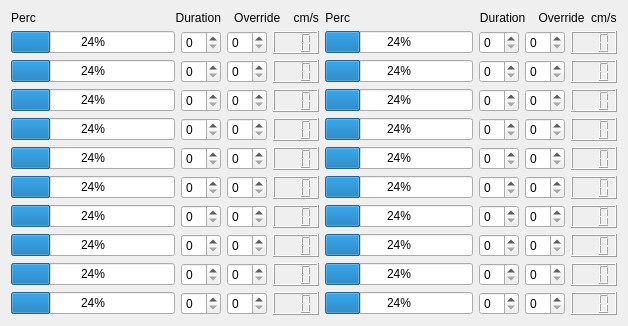
  <widget class="QWidget" name="layoutWidget">
   <property name="geometry">
    <rect>
     <x>10</x>
     <y>60</y>
     <width>583</width>
     <height>322</height>
    </rect>
   </property>
   <layout class="QGridLayout" name="gridLayout">
    <item row="11" column="4">
     <widget class="QProgressBar" name="progressBarPhase20">
      <property name="value">
       <number>24</number>
      </property>
     </widget>
    </item>
    <item row="6" column="4">
     <widget class="QProgressBar" name="progressBarPhase15">
      <property name="value">
       <number>24</number>
      </property>
     </widget>
    </item>
    <item row="8" column="2">
     <widget class="QSpinBox" name="spinBoxPercPhase07">
      <property name="sizePolicy">
       <sizepolicy hsizetype="MinimumExpanding" vsizetype="Fixed">
        <horstretch>0</horstretch>
        <verstretch>0</verstretch>
       </sizepolicy>
      </property>
      <property name="minimumSize">
       <size>
        <width>8</width>
        <height>8</height>
       </size>
      </property>
      <property name="maximumSize">
       <size>
        <width>40</width>
        <height>30</height>
       </size>
      </property>
      <property name="maximum">
       <number>100</number>
      </property>
     </widget>
    </item>
    <item row="10" column="5">
     <widget class="QSpinBox" name="spinBoxDurationPhase19">
      <property name="sizePolicy">
       <sizepolicy hsizetype="MinimumExpanding" vsizetype="Fixed">
        <horstretch>0</horstretch>
        <verstretch>0</verstretch>
       </sizepolicy>
      </property>
      <property name="minimumSize">
       <size>
        <width>8</width>
        <height>8</height>
       </size>
      </property>
      <property name="maximumSize">
       <size>
        <width>40</width>
        <height>30</height>
       </size>
      </property>
      <property name="maximum">
       <number>100</number>
      </property>
     </widget>
    </item>
    <item row="7" column="0">
     <widget class="QProgressBar" name="progressBarPhase06">
      <property name="value">
       <number>24</number>
      </property>
     </widget>
    </item>
    <item row="10" column="3">
     <widget class="QLCDNumber" name="lcdNumberMaxVelPhase09">
      <property name="digitCount">
       <number>3</number>
      </property>
     </widget>
    </item>
    <item row="5" column="7">
     <widget class="QLCDNumber" name="lcdNumberMaxVelPhase14">
      <property name="digitCount">
       <number>3</number>
      </property>
     </widget>
    </item>
    <item row="8" column="7">
     <widget class="QLCDNumber" name="lcdNumberMaxVelPhase17">
      <property name="digitCount">
       <number>3</number>
      </property>
     </widget>
    </item>
    <item row="9" column="6">
     <widget class="QSpinBox" name="spinBoxPercPhase18">
      <property name="sizePolicy">
       <sizepolicy hsizetype="MinimumExpanding" vsizetype="Fixed">
        <horstretch>0</horstretch>
        <verstretch>0</verstretch>
       </sizepolicy>
      </property>
      <property name="minimumSize">
       <size>
        <width>8</width>
        <height>8</height>
       </size>
      </property>
      <property name="maximumSize">
       <size>
        <width>40</width>
        <height>30</height>
       </size>
      </property>
      <property name="maximum">
       <number>100</number>
      </property>
     </widget>
    </item>
    <item row="7" column="6">
     <widget class="QSpinBox" name="spinBoxPercPhase16">
      <property name="sizePolicy">
       <sizepolicy hsizetype="MinimumExpanding" vsizetype="Fixed">
        <horstretch>0</horstretch>
        <verstretch>0</verstretch>
       </sizepolicy>
      </property>
      <property name="minimumSize">
       <size>
        <width>8</width>
        <height>8</height>
       </size>
      </property>
      <property name="maximumSize">
       <size>
        <width>40</width>
        <height>30</height>
       </size>
      </property>
      <property name="maximum">
       <number>100</number>
      </property>
     </widget>
    </item>
    <item row="11" column="1">
     <widget class="QSpinBox" name="spinBoxDurationPhase10">
      <property name="sizePolicy">
       <sizepolicy hsizetype="MinimumExpanding" vsizetype="Fixed">
        <horstretch>0</horstretch>
        <verstretch>0</verstretch>
       </sizepolicy>
      </property>
      <property name="minimumSize">
       <size>
        <width>8</width>
        <height>8</height>
       </size>
      </property>
      <property name="maximumSize">
       <size>
        <width>40</width>
        <height>30</height>
       </size>
      </property>
      <property name="maximum">
       <number>100</number>
      </property>
     </widget>
    </item>
    <item row="6" column="6">
     <widget class="QSpinBox" name="spinBoxPercPhase15">
      <property name="sizePolicy">
       <sizepolicy hsizetype="MinimumExpanding" vsizetype="Fixed">
        <horstretch>0</horstretch>
        <verstretch>0</verstretch>
       </sizepolicy>
      </property>
      <property name="minimumSize">
       <size>
        <width>8</width>
        <height>8</height>
       </size>
      </property>
      <property name="maximumSize">
       <size>
        <width>40</width>
        <height>30</height>
       </size>
      </property>
      <property name="maximum">
       <number>100</number>
      </property>
     </widget>
    </item>
    <item row="4" column="3">
     <widget class="QLCDNumber" name="lcdNumberMaxVelPhase03">
      <property name="digitCount">
       <number>3</number>
      </property>
     </widget>
    </item>
    <item row="3" column="3">
     <widget class="QLCDNumber" name="lcdNumberMaxVelPhase02">
      <property name="digitCount">
       <number>3</number>
      </property>
     </widget>
    </item>
    <item row="7" column="5">
     <widget class="QSpinBox" name="spinBoxDurationPhase16">
      <property name="sizePolicy">
       <sizepolicy hsizetype="MinimumExpanding" vsizetype="Fixed">
        <horstretch>0</horstretch>
        <verstretch>0</verstretch>
       </sizepolicy>
      </property>
      <property name="minimumSize">
       <size>
        <width>8</width>
        <height>8</height>
       </size>
      </property>
      <property name="maximumSize">
       <size>
        <width>40</width>
        <height>30</height>
       </size>
      </property>
      <property name="maximum">
       <number>100</number>
      </property>
     </widget>
    </item>
    <item row="9" column="5">
     <widget class="QSpinBox" name="spinBoxDurationPhase18">
      <property name="sizePolicy">
       <sizepolicy hsizetype="MinimumExpanding" vsizetype="Fixed">
        <horstretch>0</horstretch>
        <verstretch>0</verstretch>
       </sizepolicy>
      </property>
      <property name="minimumSize">
       <size>
        <width>8</width>
        <height>8</height>
       </size>
      </property>
      <property name="maximumSize">
       <size>
        <width>40</width>
        <height>30</height>
       </size>
      </property>
      <property name="maximum">
       <number>100</number>
      </property>
     </widget>
    </item>
    <item row="4" column="0">
     <widget class="QProgressBar" name="progressBarPhase03">
      <property name="value">
       <number>24</number>
      </property>
     </widget>
    </item>
    <item row="2" column="6">
     <widget class="QSpinBox" name="spinBoxPercPhase11">
      <property name="sizePolicy">
       <sizepolicy hsizetype="MinimumExpanding" vsizetype="Fixed">
        <horstretch>0</horstretch>
        <verstretch>0</verstretch>
       </sizepolicy>
      </property>
      <property name="minimumSize">
       <size>
        <width>8</width>
        <height>8</height>
       </size>
      </property>
      <property name="maximumSize">
       <size>
        <width>40</width>
        <height>30</height>
       </size>
      </property>
      <property name="maximum">
       <number>100</number>
      </property>
     </widget>
    </item>
    <item row="5" column="6">
     <widget class="QSpinBox" name="spinBoxPercPhase14">
      <property name="sizePolicy">
       <sizepolicy hsizetype="MinimumExpanding" vsizetype="Fixed">
        <horstretch>0</horstretch>
        <verstretch>0</verstretch>
       </sizepolicy>
      </property>
      <property name="minimumSize">
       <size>
        <width>8</width>
        <height>8</height>
       </size>
      </property>
      <property name="maximumSize">
       <size>
        <width>40</width>
        <height>30</height>
       </size>
      </property>
      <property name="maximum">
       <number>100</number>
      </property>
     </widget>
    </item>
    <item row="4" column="6">
     <widget class="QSpinBox" name="spinBoxPercPhase13">
      <property name="sizePolicy">
       <sizepolicy hsizetype="MinimumExpanding" vsizetype="Fixed">
        <horstretch>0</horstretch>
        <verstretch>0</verstretch>
       </sizepolicy>
      </property>
      <property name="minimumSize">
       <size>
        <width>8</width>
        <height>8</height>
       </size>
      </property>
      <property name="maximumSize">
       <size>
        <width>40</width>
        <height>30</height>
       </size>
      </property>
      <property name="maximum">
       <number>100</number>
      </property>
     </widget>
    </item>
    <item row="3" column="2">
     <widget class="QSpinBox" name="spinBoxPercPhase02">
      <property name="sizePolicy">
       <sizepolicy hsizetype="MinimumExpanding" vsizetype="Fixed">
        <horstretch>0</horstretch>
        <verstretch>0</verstretch>
       </sizepolicy>
      </property>
      <property name="minimumSize">
       <size>
        <width>8</width>
        <height>8</height>
       </size>
      </property>
      <property name="maximumSize">
       <size>
        <width>40</width>
        <height>30</height>
       </size>
      </property>
      <property name="maximum">
       <number>100</number>
      </property>
     </widget>
    </item>
    <item row="2" column="7">
     <widget class="QLCDNumber" name="lcdNumberMaxVelPhase11">
      <property name="digitCount">
       <number>3</number>
      </property>
     </widget>
    </item>
    <item row="5" column="0">
     <widget class="QProgressBar" name="progressBarPhase04">
      <property name="value">
       <number>24</number>
      </property>
     </widget>
    </item>
    <item row="3" column="4">
     <widget class="QProgressBar" name="progressBarPhase12">
      <property name="value">
       <number>24</number>
      </property>
     </widget>
    </item>
    <item row="1" column="4" colspan="4">
     <widget class="QLabel" name="label_2">
      <property name="text">
       <string>Perc                                       Duration    Override  cm/s</string>
      </property>
      <property name="alignment">
       <set>Qt::AlignCenter</set>
      </property>
     </widget>
    </item>
    <item row="6" column="5">
     <widget class="QSpinBox" name="spinBoxDurationPhase15">
      <property name="sizePolicy">
       <sizepolicy hsizetype="MinimumExpanding" vsizetype="Fixed">
        <horstretch>0</horstretch>
        <verstretch>0</verstretch>
       </sizepolicy>
      </property>
      <property name="minimumSize">
       <size>
        <width>8</width>
        <height>8</height>
       </size>
      </property>
      <property name="maximumSize">
       <size>
        <width>40</width>
        <height>30</height>
       </size>
      </property>
      <property name="maximum">
       <number>100</number>
      </property>
     </widget>
    </item>
    <item row="11" column="6">
     <widget class="QSpinBox" name="spinBoxPercPhase20">
      <property name="sizePolicy">
       <sizepolicy hsizetype="MinimumExpanding" vsizetype="Fixed">
        <horstretch>0</horstretch>
        <verstretch>0</verstretch>
       </sizepolicy>
      </property>
      <property name="minimumSize">
       <size>
        <width>8</width>
        <height>8</height>
       </size>
      </property>
      <property name="maximumSize">
       <size>
        <width>40</width>
        <height>30</height>
       </size>
      </property>
      <property name="maximum">
       <number>100</number>
      </property>
     </widget>
    </item>
    <item row="10" column="6">
     <widget class="QSpinBox" name="spinBoxPercPhase19">
      <property name="sizePolicy">
       <sizepolicy hsizetype="MinimumExpanding" vsizetype="Fixed">
        <horstretch>0</horstretch>
        <verstretch>0</verstretch>
       </sizepolicy>
      </property>
      <property name="minimumSize">
       <size>
        <width>8</width>
        <height>8</height>
       </size>
      </property>
      <property name="maximumSize">
       <size>
        <width>40</width>
        <height>30</height>
       </size>
      </property>
      <property name="maximum">
       <number>100</number>
      </property>
     </widget>
    </item>
    <item row="1" column="0" colspan="4">
     <widget class="QLabel" name="label">
      <property name="text">
       <string>Perc                                          Duration    Override    cm/s</string>
      </property>
      <property name="alignment">
       <set>Qt::AlignCenter</set>
      </property>
     </widget>
    </item>
    <item row="8" column="0">
     <widget class="QProgressBar" name="progressBarPhase07">
      <property name="value">
       <number>24</number>
      </property>
     </widget>
    </item>
    <item row="9" column="4">
     <widget class="QProgressBar" name="progressBarPhase18">
      <property name="value">
       <number>24</number>
      </property>
     </widget>
    </item>
    <item row="7" column="3">
     <widget class="QLCDNumber" name="lcdNumberMaxVelPhase06">
      <property name="digitCount">
       <number>3</number>
      </property>
     </widget>
    </item>
    <item row="4" column="1">
     <widget class="QSpinBox" name="spinBoxDurationPhase03">
      <property name="sizePolicy">
       <sizepolicy hsizetype="MinimumExpanding" vsizetype="Fixed">
        <horstretch>0</horstretch>
        <verstretch>0</verstretch>
       </sizepolicy>
      </property>
      <property name="minimumSize">
       <size>
        <width>8</width>
        <height>8</height>
       </size>
      </property>
      <property name="maximumSize">
       <size>
        <width>40</width>
        <height>30</height>
       </size>
      </property>
      <property name="maximum">
       <number>100</number>
      </property>
     </widget>
    </item>
    <item row="10" column="7">
     <widget class="QLCDNumber" name="lcdNumberMaxVelPhase19">
      <property name="digitCount">
       <number>3</number>
      </property>
     </widget>
    </item>
    <item row="11" column="3">
     <widget class="QLCDNumber" name="lcdNumberMaxVelPhase10">
      <property name="digitCount">
       <number>3</number>
      </property>
     </widget>
    </item>
    <item row="11" column="5">
     <widget class="QSpinBox" name="spinBoxDurationPhase20">
      <property name="sizePolicy">
       <sizepolicy hsizetype="MinimumExpanding" vsizetype="Fixed">
        <horstretch>0</horstretch>
        <verstretch>0</verstretch>
       </sizepolicy>
      </property>
      <property name="minimumSize">
       <size>
        <width>8</width>
        <height>8</height>
       </size>
      </property>
      <property name="maximumSize">
       <size>
        <width>40</width>
        <height>30</height>
       </size>
      </property>
      <property name="maximum">
       <number>100</number>
      </property>
     </widget>
    </item>
    <item row="5" column="3">
     <widget class="QLCDNumber" name="lcdNumberMaxVelPhase04">
      <property name="digitCount">
       <number>3</number>
      </property>
     </widget>
    </item>
    <item row="6" column="2">
     <widget class="QSpinBox" name="spinBoxPercPhase05">
      <property name="sizePolicy">
       <sizepolicy hsizetype="MinimumExpanding" vsizetype="Fixed">
        <horstretch>0</horstretch>
        <verstretch>0</verstretch>
       </sizepolicy>
      </property>
      <property name="minimumSize">
       <size>
        <width>8</width>
        <height>8</height>
       </size>
      </property>
      <property name="maximumSize">
       <size>
        <width>40</width>
        <height>30</height>
       </size>
      </property>
      <property name="maximum">
       <number>100</number>
      </property>
     </widget>
    </item>
    <item row="6" column="0">
     <widget class="QProgressBar" name="progressBarPhase05">
      <property name="value">
       <number>24</number>
      </property>
     </widget>
    </item>
    <item row="5" column="4">
     <widget class="QProgressBar" name="progressBarPhase14">
      <property name="value">
       <number>24</number>
      </property>
     </widget>
    </item>
    <item row="6" column="3">
     <widget class="QLCDNumber" name="lcdNumberMaxVelPhase05">
      <property name="digitCount">
       <number>3</number>
      </property>
     </widget>
    </item>
    <item row="7" column="4">
     <widget class="QProgressBar" name="progressBarPhase16">
      <property name="value">
       <number>24</number>
      </property>
     </widget>
    </item>
    <item row="10" column="2">
     <widget class="QSpinBox" name="spinBoxPercPhase09">
      <property name="sizePolicy">
       <sizepolicy hsizetype="MinimumExpanding" vsizetype="Fixed">
        <horstretch>0</horstretch>
        <verstretch>0</verstretch>
       </sizepolicy>
      </property>
      <property name="minimumSize">
       <size>
        <width>8</width>
        <height>8</height>
       </size>
      </property>
      <property name="maximumSize">
       <size>
        <width>40</width>
        <height>30</height>
       </size>
      </property>
      <property name="maximum">
       <number>100</number>
      </property>
     </widget>
    </item>
    <item row="11" column="7">
     <widget class="QLCDNumber" name="lcdNumberMaxVelPhase20">
      <property name="digitCount">
       <number>3</number>
      </property>
     </widget>
    </item>
    <item row="3" column="7">
     <widget class="QLCDNumber" name="lcdNumberMaxVelPhase12">
      <property name="digitCount">
       <number>3</number>
      </property>
     </widget>
    </item>
    <item row="5" column="2">
     <widget class="QSpinBox" name="spinBoxPercPhase04">
      <property name="sizePolicy">
       <sizepolicy hsizetype="MinimumExpanding" vsizetype="Fixed">
        <horstretch>0</horstretch>
        <verstretch>0</verstretch>
       </sizepolicy>
      </property>
      <property name="minimumSize">
       <size>
        <width>8</width>
        <height>8</height>
       </size>
      </property>
      <property name="maximumSize">
       <size>
        <width>40</width>
        <height>30</height>
       </size>
      </property>
      <property name="maximum">
       <number>100</number>
      </property>
     </widget>
    </item>
    <item row="7" column="2">
     <widget class="QSpinBox" name="spinBoxPercPhase06">
      <property name="sizePolicy">
       <sizepolicy hsizetype="MinimumExpanding" vsizetype="Fixed">
        <horstretch>0</horstretch>
        <verstretch>0</verstretch>
       </sizepolicy>
      </property>
      <property name="minimumSize">
       <size>
        <width>8</width>
        <height>8</height>
       </size>
      </property>
      <property name="maximumSize">
       <size>
        <width>40</width>
        <height>30</height>
       </size>
      </property>
      <property name="maximum">
       <number>100</number>
      </property>
     </widget>
    </item>
    <item row="3" column="5">
     <widget class="QSpinBox" name="spinBoxDurationPhase12">
      <property name="sizePolicy">
       <sizepolicy hsizetype="MinimumExpanding" vsizetype="Fixed">
        <horstretch>0</horstretch>
        <verstretch>0</verstretch>
       </sizepolicy>
      </property>
      <property name="minimumSize">
       <size>
        <width>8</width>
        <height>8</height>
       </size>
      </property>
      <property name="maximumSize">
       <size>
        <width>40</width>
        <height>30</height>
       </size>
      </property>
      <property name="maximum">
       <number>100</number>
      </property>
     </widget>
    </item>
    <item row="10" column="1">
     <widget class="QSpinBox" name="spinBoxDurationPhase09">
      <property name="sizePolicy">
       <sizepolicy hsizetype="MinimumExpanding" vsizetype="Fixed">
        <horstretch>0</horstretch>
        <verstretch>0</verstretch>
       </sizepolicy>
      </property>
      <property name="minimumSize">
       <size>
        <width>8</width>
        <height>8</height>
       </size>
      </property>
      <property name="maximumSize">
       <size>
        <width>40</width>
        <height>30</height>
       </size>
      </property>
      <property name="maximum">
       <number>100</number>
      </property>
     </widget>
    </item>
    <item row="4" column="5">
     <widget class="QSpinBox" name="spinBoxDurationPhase13">
      <property name="sizePolicy">
       <sizepolicy hsizetype="MinimumExpanding" vsizetype="Fixed">
        <horstretch>0</horstretch>
        <verstretch>0</verstretch>
       </sizepolicy>
      </property>
      <property name="minimumSize">
       <size>
        <width>8</width>
        <height>8</height>
       </size>
      </property>
      <property name="maximumSize">
       <size>
        <width>40</width>
        <height>30</height>
       </size>
      </property>
      <property name="maximum">
       <number>100</number>
      </property>
     </widget>
    </item>
    <item row="8" column="3">
     <widget class="QLCDNumber" name="lcdNumberMaxVelPhase07">
      <property name="digitCount">
       <number>3</number>
      </property>
     </widget>
    </item>
    <item row="2" column="4">
     <widget class="QProgressBar" name="progressBarPhase11">
      <property name="value">
       <number>24</number>
      </property>
     </widget>
    </item>
    <item row="9" column="1">
     <widget class="QSpinBox" name="spinBoxDurationPhase08">
      <property name="sizePolicy">
       <sizepolicy hsizetype="MinimumExpanding" vsizetype="Fixed">
        <horstretch>0</horstretch>
        <verstretch>0</verstretch>
       </sizepolicy>
      </property>
      <property name="minimumSize">
       <size>
        <width>8</width>
        <height>8</height>
       </size>
      </property>
      <property name="maximumSize">
       <size>
        <width>40</width>
        <height>30</height>
       </size>
      </property>
      <property name="maximum">
       <number>100</number>
      </property>
     </widget>
    </item>
    <item row="8" column="6">
     <widget class="QSpinBox" name="spinBoxPercPhase17">
      <property name="sizePolicy">
       <sizepolicy hsizetype="MinimumExpanding" vsizetype="Fixed">
        <horstretch>0</horstretch>
        <verstretch>0</verstretch>
       </sizepolicy>
      </property>
      <property name="minimumSize">
       <size>
        <width>8</width>
        <height>8</height>
       </size>
      </property>
      <property name="maximumSize">
       <size>
        <width>40</width>
        <height>30</height>
       </size>
      </property>
      <property name="maximum">
       <number>100</number>
      </property>
     </widget>
    </item>
    <item row="6" column="1">
     <widget class="QSpinBox" name="spinBoxDurationPhase05">
      <property name="sizePolicy">
       <sizepolicy hsizetype="MinimumExpanding" vsizetype="Fixed">
        <horstretch>0</horstretch>
        <verstretch>0</verstretch>
       </sizepolicy>
      </property>
      <property name="minimumSize">
       <size>
        <width>8</width>
        <height>8</height>
       </size>
      </property>
      <property name="maximumSize">
       <size>
        <width>40</width>
        <height>30</height>
       </size>
      </property>
      <property name="maximum">
       <number>100</number>
      </property>
     </widget>
    </item>
    <item row="4" column="4">
     <widget class="QProgressBar" name="progressBarPhase13">
      <property name="value">
       <number>24</number>
      </property>
     </widget>
    </item>
    <item row="10" column="4">
     <widget class="QProgressBar" name="progressBarPhase19">
      <property name="value">
       <number>24</number>
      </property>
     </widget>
    </item>
    <item row="5" column="1">
     <widget class="QSpinBox" name="spinBoxDurationPhase04">
      <property name="sizePolicy">
       <sizepolicy hsizetype="MinimumExpanding" vsizetype="Fixed">
        <horstretch>0</horstretch>
        <verstretch>0</verstretch>
       </sizepolicy>
      </property>
      <property name="minimumSize">
       <size>
        <width>8</width>
        <height>8</height>
       </size>
      </property>
      <property name="maximumSize">
       <size>
        <width>40</width>
        <height>30</height>
       </size>
      </property>
      <property name="maximum">
       <number>100</number>
      </property>
     </widget>
    </item>
    <item row="2" column="2">
     <widget class="QSpinBox" name="spinBoxPercPhase01">
      <property name="sizePolicy">
       <sizepolicy hsizetype="MinimumExpanding" vsizetype="Fixed">
        <horstretch>0</horstretch>
        <verstretch>0</verstretch>
       </sizepolicy>
      </property>
      <property name="minimumSize">
       <size>
        <width>8</width>
        <height>8</height>
       </size>
      </property>
      <property name="maximumSize">
       <size>
        <width>40</width>
        <height>30</height>
       </size>
      </property>
      <property name="maximum">
       <number>100</number>
      </property>
     </widget>
    </item>
    <item row="2" column="0">
     <widget class="QProgressBar" name="progressBarPhase01">
      <property name="value">
       <number>24</number>
      </property>
     </widget>
    </item>
    <item row="9" column="7">
     <widget class="QLCDNumber" name="lcdNumberMaxVelPhase18">
      <property name="digitCount">
       <number>3</number>
      </property>
     </widget>
    </item>
    <item row="2" column="1">
     <widget class="QSpinBox" name="spinBoxDurationPhase01">
      <property name="sizePolicy">
       <sizepolicy hsizetype="MinimumExpanding" vsizetype="Fixed">
        <horstretch>0</horstretch>
        <verstretch>0</verstretch>
       </sizepolicy>
      </property>
      <property name="minimumSize">
       <size>
        <width>8</width>
        <height>8</height>
       </size>
      </property>
      <property name="maximumSize">
       <size>
        <width>40</width>
        <height>30</height>
       </size>
      </property>
      <property name="maximum">
       <number>100</number>
      </property>
     </widget>
    </item>
    <item row="3" column="1">
     <widget class="QSpinBox" name="spinBoxDurationPhase02">
      <property name="sizePolicy">
       <sizepolicy hsizetype="MinimumExpanding" vsizetype="Fixed">
        <horstretch>0</horstretch>
        <verstretch>0</verstretch>
       </sizepolicy>
      </property>
      <property name="minimumSize">
       <size>
        <width>8</width>
        <height>8</height>
       </size>
      </property>
      <property name="maximumSize">
       <size>
        <width>40</width>
        <height>30</height>
       </size>
      </property>
      <property name="maximum">
       <number>100</number>
      </property>
     </widget>
    </item>
    <item row="5" column="5">
     <widget class="QSpinBox" name="spinBoxDurationPhase14">
      <property name="sizePolicy">
       <sizepolicy hsizetype="MinimumExpanding" vsizetype="Fixed">
        <horstretch>0</horstretch>
        <verstretch>0</verstretch>
       </sizepolicy>
      </property>
      <property name="minimumSize">
       <size>
        <width>8</width>
        <height>8</height>
       </size>
      </property>
      <property name="maximumSize">
       <size>
        <width>40</width>
        <height>30</height>
       </size>
      </property>
      <property name="maximum">
       <number>100</number>
      </property>
     </widget>
    </item>
    <item row="4" column="7">
     <widget class="QLCDNumber" name="lcdNumberMaxVelPhase13">
      <property name="digitCount">
       <number>3</number>
      </property>
     </widget>
    </item>
    <item row="6" column="7">
     <widget class="QLCDNumber" name="lcdNumberMaxVelPhase15">
      <property name="digitCount">
       <number>3</number>
      </property>
     </widget>
    </item>
    <item row="8" column="4">
     <widget class="QProgressBar" name="progressBarPhase17">
      <property name="value">
       <number>24</number>
      </property>
     </widget>
    </item>
    <item row="3" column="0">
     <widget class="QProgressBar" name="progressBarPhase02">
      <property name="value">
       <number>24</number>
      </property>
     </widget>
    </item>
    <item row="2" column="3">
     <widget class="QLCDNumber" name="lcdNumberMaxVelPhase01">
      <property name="digitCount">
       <number>3</number>
      </property>
     </widget>
    </item>
    <item row="9" column="3">
     <widget class="QLCDNumber" name="lcdNumberMaxVelPhase08">
      <property name="digitCount">
       <number>3</number>
      </property>
     </widget>
    </item>
    <item row="8" column="5">
     <widget class="QSpinBox" name="spinBoxDurationPhase17">
      <property name="sizePolicy">
       <sizepolicy hsizetype="MinimumExpanding" vsizetype="Fixed">
        <horstretch>0</horstretch>
        <verstretch>0</verstretch>
       </sizepolicy>
      </property>
      <property name="minimumSize">
       <size>
        <width>8</width>
        <height>8</height>
       </size>
      </property>
      <property name="maximumSize">
       <size>
        <width>40</width>
        <height>30</height>
       </size>
      </property>
      <property name="maximum">
       <number>100</number>
      </property>
     </widget>
    </item>
    <item row="9" column="2">
     <widget class="QSpinBox" name="spinBoxPercPhase08">
      <property name="sizePolicy">
       <sizepolicy hsizetype="MinimumExpanding" vsizetype="Fixed">
        <horstretch>0</horstretch>
        <verstretch>0</verstretch>
       </sizepolicy>
      </property>
      <property name="minimumSize">
       <size>
        <width>8</width>
        <height>8</height>
       </size>
      </property>
      <property name="maximumSize">
       <size>
        <width>40</width>
        <height>30</height>
       </size>
      </property>
      <property name="maximum">
       <number>100</number>
      </property>
     </widget>
    </item>
    <item row="7" column="1">
     <widget class="QSpinBox" name="spinBoxDurationPhase06">
      <property name="sizePolicy">
       <sizepolicy hsizetype="MinimumExpanding" vsizetype="Fixed">
        <horstretch>0</horstretch>
        <verstretch>0</verstretch>
       </sizepolicy>
      </property>
      <property name="minimumSize">
       <size>
        <width>8</width>
        <height>8</height>
       </size>
      </property>
      <property name="maximumSize">
       <size>
        <width>40</width>
        <height>30</height>
       </size>
      </property>
      <property name="maximum">
       <number>100</number>
      </property>
     </widget>
    </item>
    <item row="9" column="0">
     <widget class="QProgressBar" name="progressBarPhase08">
      <property name="value">
       <number>24</number>
      </property>
     </widget>
    </item>
    <item row="7" column="7">
     <widget class="QLCDNumber" name="lcdNumberMaxVelPhase16">
      <property name="digitCount">
       <number>3</number>
      </property>
     </widget>
    </item>
    <item row="2" column="5">
     <widget class="QSpinBox" name="spinBoxDurationPhase11">
      <property name="sizePolicy">
       <sizepolicy hsizetype="MinimumExpanding" vsizetype="Fixed">
        <horstretch>0</horstretch>
        <verstretch>0</verstretch>
       </sizepolicy>
      </property>
      <property name="minimumSize">
       <size>
        <width>8</width>
        <height>8</height>
       </size>
      </property>
      <property name="maximumSize">
       <size>
        <width>40</width>
        <height>30</height>
       </size>
      </property>
      <property name="maximum">
       <number>100</number>
      </property>
     </widget>
    </item>
    <item row="8" column="1">
     <widget class="QSpinBox" name="spinBoxDurationPhase07">
      <property name="sizePolicy">
       <sizepolicy hsizetype="MinimumExpanding" vsizetype="Fixed">
        <horstretch>0</horstretch>
        <verstretch>0</verstretch>
       </sizepolicy>
      </property>
      <property name="minimumSize">
       <size>
        <width>8</width>
        <height>8</height>
       </size>
      </property>
      <property name="maximumSize">
       <size>
        <width>40</width>
        <height>30</height>
       </size>
      </property>
      <property name="maximum">
       <number>100</number>
      </property>
     </widget>
    </item>
    <item row="11" column="0">
     <widget class="QProgressBar" name="progressBarPhase10">
      <property name="value">
       <number>24</number>
      </property>
     </widget>
    </item>
    <item row="4" column="2">
     <widget class="QSpinBox" name="spinBoxPercPhase03">
      <property name="sizePolicy">
       <sizepolicy hsizetype="MinimumExpanding" vsizetype="Fixed">
        <horstretch>0</horstretch>
        <verstretch>0</verstretch>
       </sizepolicy>
      </property>
      <property name="minimumSize">
       <size>
        <width>8</width>
        <height>8</height>
       </size>
      </property>
      <property name="maximumSize">
       <size>
        <width>40</width>
        <height>30</height>
       </size>
      </property>
      <property name="maximum">
       <number>100</number>
      </property>
     </widget>
    </item>
    <item row="11" column="2">
     <widget class="QSpinBox" name="spinBoxPercPhase10">
      <property name="sizePolicy">
       <sizepolicy hsizetype="MinimumExpanding" vsizetype="Fixed">
        <horstretch>0</horstretch>
        <verstretch>0</verstretch>
       </sizepolicy>
      </property>
      <property name="minimumSize">
       <size>
        <width>8</width>
        <height>8</height>
       </size>
      </property>
      <property name="maximumSize">
       <size>
        <width>40</width>
        <height>30</height>
       </size>
      </property>
      <property name="maximum">
       <number>100</number>
      </property>
     </widget>
    </item>
    <item row="10" column="0">
     <widget class="QProgressBar" name="progressBarPhase09">
      <property name="value">
       <number>24</number>
      </property>
     </widget>
    </item>
    <item row="3" column="6">
     <widget class="QSpinBox" name="spinBoxPercPhase12">
      <property name="sizePolicy">
       <sizepolicy hsizetype="MinimumExpanding" vsizetype="Fixed">
        <horstretch>0</horstretch>
        <verstretch>0</verstretch>
       </sizepolicy>
      </property>
      <property name="minimumSize">
       <size>
        <width>8</width>
        <height>8</height>
       </size>
      </property>
      <property name="maximumSize">
       <size>
        <width>40</width>
        <height>30</height>
       </size>
      </property>
      <property name="maximum">
       <number>100</number>
      </property>
     </widget>
    </item>
   </layout>
  </widget>
